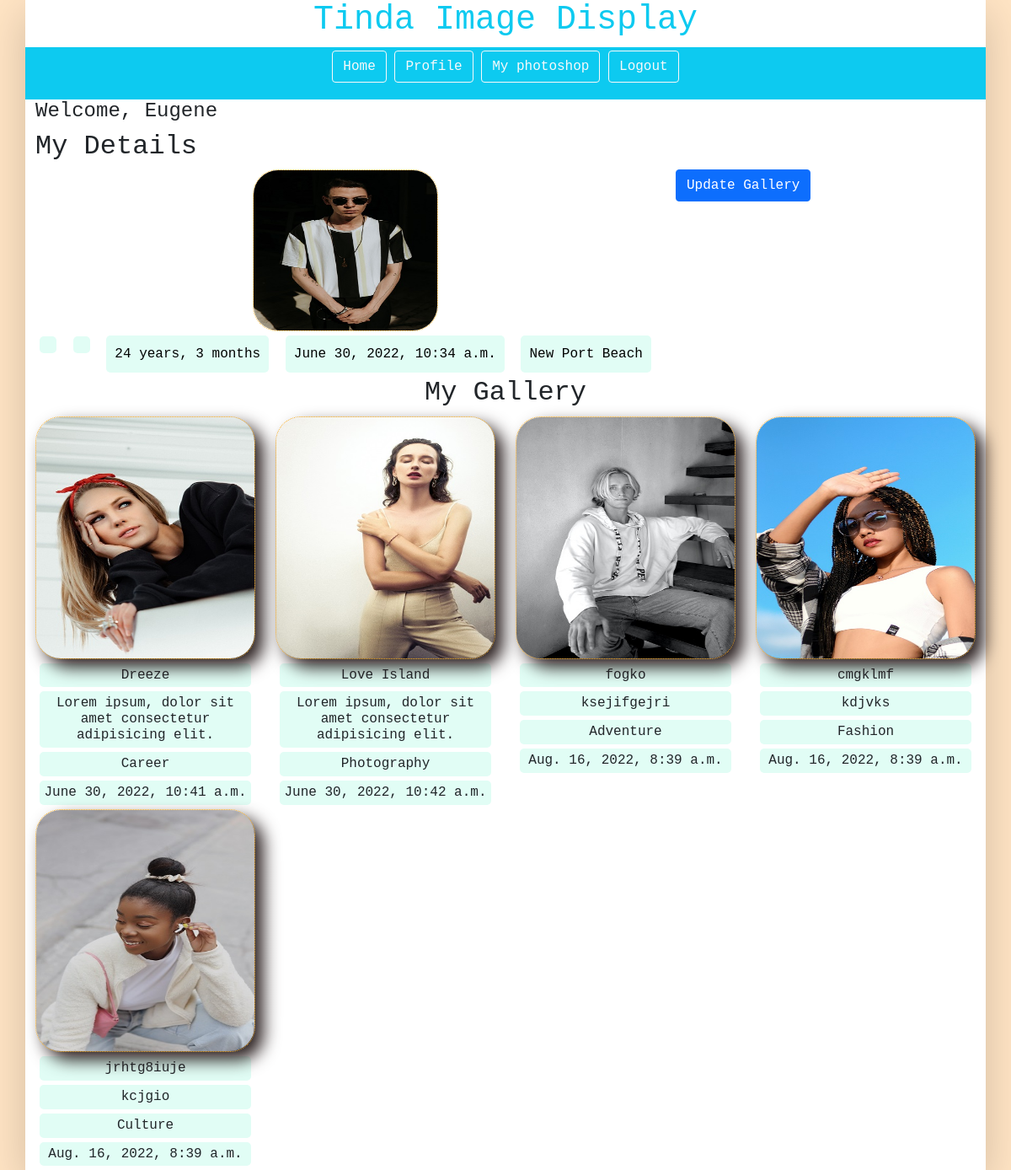
The app's page /details/ (signed in) with its own data.
### tinda/models.py (models this page shows, shortened)
class TindaDates(models.Model):
    user=models.OneToOneField(User, on_delete=models.CASCADE)
    date_of_birth=models.DateTimeField(auto_now_add=False)
    date_joined=models.DateTimeField(auto_now_add=True)
    location=models.CharField(max_length=120, blank=True, null=True)
    image=models.ImageField(upload_to='media')

class UploadModel(models.Model):
    user=models.ForeignKey(User, on_delete=models.CASCADE)
    name=models.CharField(max_length=120, blank=True, null=True)
    caption=models.CharField(max_length=120, blank=True, null=True)
    image=models.ImageField(upload_to='media')
    category=models.ForeignKey(Category, on_delete=models.CASCADE)
    timestamp=models.DateTimeField(auto_now_add=True, blank=True, null=True)

class Category(models.Model):
    name=models.CharField(max_length=120, blank=True, null=True)
    def __str__(self):
        return self.name

### tinda/views.py (the view)
# urls.py: path('details/', views.galleryview, name='details'),
@login_required(login_url="login")
def galleryview(request):
    queryset=TindaDates.objects.get(user=request.user)
    model=UploadModel.objects.filter(user__username=request.user)
    form=UploadForm(request.POST)
    if form.is_valid():
        user=form.save(commit=False)
        user.save()
        messages.info(request, "form submitted")
        return redirect('details')
    context={
        "model":model,
        "form":form,
        'queryset':queryset
    }
    return render(request, 'details.html', context)

### templates/details.html (shortened to what this page needs)
{% extends 'base.html' %}
{% load static %}
{% block content %}
    <link rel="stylesheet" href="{% static 'css/details.css' %}">
<body style="font-family: monospace; background-color: bisque;">
    <h2>My Details</h2>
    <div class="row">
        <div class="col-8 details">
            <div>
                <img src="{{queryset.image.url}}" alt="">
            </div>
            <div>
                <p>{{queryset.name}}</p>
                <p>{{queryset.username}}</p>
                <p>{{queryset.date_of_birth|timesince}}</p>
                <p>{{queryset.date_joined}}</p>
                <p>{{queryset.location}}</p>
            </div>
        </div>
        <div class="col-3">
            <div>
                <details>
                    <summary class="btn btn-primary">Update Gallery</summary>
                </details>
            </div>
        </div>
    </div>
    <div class="gallery row">
        <h2 class="text-center font-monospace">My Gallery</h2>
        {% for item in model %}
        <div class="col-3">
            <div class="single-item">
                <div>
                    <img src="{{item.image.url}}" alt="">
                </div>
                <div>
                    <p>{{item.name}}</p>
                    <p>{{item.caption}}</p>
                    <p>{{item.category}}</p>
                    <p>{{item.timestamp}}</p>
                </div>
            </div>
        </div>
        {% endfor %}
    </div>
</body>
{% endblock %}

### templates/base.html (shortened to what this page needs)
{% load static %}
<!DOCTYPE html>
<html lang="en">
<head>
    <link href="https://cdn.jsdelivr.net/npm/bootstrap@5.0.2/dist/css/bootstrap.min.css" rel="stylesheet">
    <link rel="stylesheet" href="{% static 'css/base.css' %}">
</head>
<body>
    <div style="background-color: rgb(228, 202, 171);" class="container-sm shadow-lg border-primary bg-white text-dark">
        <div class="row">
            <div class="col-md-12">
                <h1 class="text-center text-info">Tinda Image Display</h1>
            </div>
        </div>
        <div class="row">
            <div class="col-md-12 text-center d-inline p-1 bg-info text-white">
                <p>
                    <a class="btn btn-outline-light text-decoration-none" href="{% url 'home' %}">Home</a>
                    <a class="btn btn-outline-light text-decoration-none" href="{% url 'new-tinda' %}">Profile</a>
                    <a class="btn btn-outline-light text-decoration-none" href="{% url 'details' %}">My photoshop</a>
                    {% if not request.user.is_authenticated %}
                    <a class="btn btn-outline-light text-decoration-none" href="{% url 'login' %}">Login</a>
                    <a class="btn btn-outline-light text-decoration-none" href="{% url 'register' %}">Register</a>
                    {% else %}
                    <a class="btn btn-outline-light text-decoration-none" href="{% url 'logout' %}">Logout</a>
                    {% endif %}
                </p>
            </div>
        </div>
        <div class="row">
            <div class="col-md-12">
                <h4 class="text-sm">Welcome, {{user}}</h4>
            </div>
        </div>
        {% block content %}{% endblock %}
</body>
</html>

### MyTind/static/css/base.css (style rules this page uses)
body { background-color: blanchedalmond; }
.details { text-align: center; background-color: rgba(255, 255, 255, 0.836); }

### MyTind/static/css/details.css (style rules this page uses)
.details img { width: 30%; height: 12em; border-radius: 30px; border: 1px dotted rgb(255, 180, 41); }
.details p { font-size: 16px; color: rgb(0, 0, 0); font-family:monospace; display: inline-flex; background-color:rgb(225, 253, 245); box-shadow: 1px 5px 8px .6 rgb(39, 28, 28); text-align: center; border-radius: 5px; margin: 5px; padding: 10px; cursor: pointer; }
.single-item { align-content: center; }
.single-item img { width: 100%; height: 18em; border-radius: 30px; border: 1px dotted rgb(255, 180, 41); display: flex; justify-content: center; align-self: center; filter: drop-shadow(10px 10px 10px rgb(39, 28, 28)); }
.single-item p { font-size: 16px; font-family:monospace; display: block; background-color:rgb(225, 253, 245); box-shadow: 1px 5px 8px .6 rgb(39, 28, 28); text-align: center; border-radius: 5px; margin: 5px; padding: 5px; cursor: pointer; line-height: 0.5cm; }

### records on screen
TindaDates: image (picture), date_of_birth "24 years, 3 months", date_joined "June 30, 2022, 10:34 a.m.", location "New Port Beach"
UploadModel: image (picture), name "Dreeze", caption "Lorem ipsum, dolor sit amet consectetur adipisicing elit.", category "Career", timestamp "June 30, 2022, 10:41 a.m."
UploadModel: image (picture), name "Love Island", caption "Lorem ipsum, dolor sit amet consectetur adipisicing elit.", category "Photography", timestamp "June 30, 2022, 10:42 a.m."
UploadModel: image (picture), name "fogko", caption "ksejifgejri", category "Adventure", timestamp "Aug. 16, 2022, 8:39 a.m."
UploadModel: image (picture), name "cmgklmf", caption "kdjvks", category "Fashion", timestamp "Aug. 16, 2022, 8:39 a.m."
UploadModel: image (picture), name "jrhtg8iuje", caption "kcjgio", category "Culture", timestamp "Aug. 16, 2022, 8:39 a.m."

### other values on screen
{{ user }} "Eugene"
